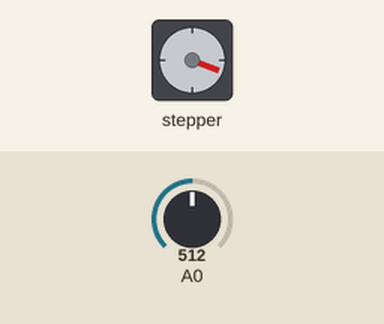
This sketch was run on a simulated Arduino Uno, built with avr-gcc and run on an emulated ATmega328P. Shown: stepper motor. The inputs (shaded band) are chosen by the test bench; at power-on: A0 = 512. Stepper angles assume 100 steps per turn.

Above: at 1.7 s.
2.0 s: A0 set to 122
At 2.27 s:
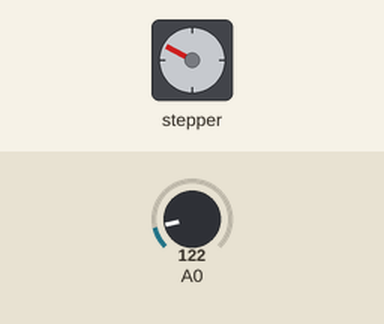
5.5 s: A0 set to 0
At 7.52 s:
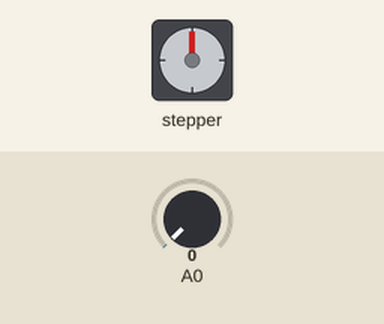
Timing chart, 0 to 15.0 s (numbered marks = the images above; inputs shaded):
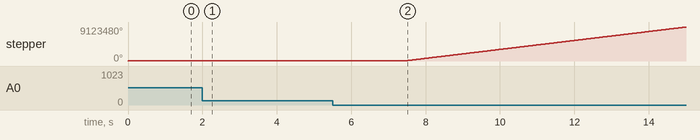

The sketch:

Stepper-Control.ino
```cpp
#include <Stepper.h>

#define STEPS 100 //You can changes this to what ever value you need.

int potval = 0;

Stepper stepper(STEPS, 8, 9, 10, 11); //This is what creates the link to the ports, 8, 9, 10, and 11

void setup() {
  stepper.setSpeed(30); //This sets the speed of the stepper
}

void loop() {
  potval = analogRead(0); //This reads the potentiometer value
  stepper.setSpeed(potval / 10); //This divides the potval by 10 so it can be used by the stepper
  stepper.step(STEPS); //This tells the stepper to step by STEPS
}
```
